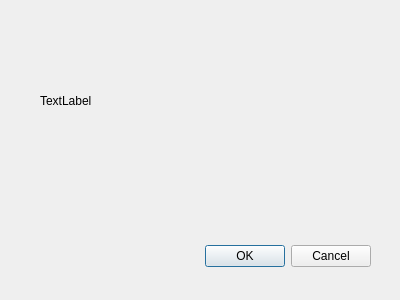
<?xml version="1.0" encoding="UTF-8"?>
<ui version="4.0">
 <class>deleteDialog</class>
 <widget class="QDialog" name="deleteDialog">
  <property name="geometry">
   <rect>
    <x>0</x>
    <y>0</y>
    <width>400</width>
    <height>300</height>
   </rect>
  </property>
  <property name="windowTitle">
   <string>Dialog</string>
  </property>
  <widget class="QDialogButtonBox" name="buttonBox">
   <property name="geometry">
    <rect>
     <x>30</x>
     <y>240</y>
     <width>341</width>
     <height>32</height>
    </rect>
   </property>
   <property name="orientation">
    <enum>Qt::Horizontal</enum>
   </property>
   <property name="standardButtons">
    <set>QDialogButtonBox::Cancel|QDialogButtonBox::Ok</set>
   </property>
  </widget>
  <widget class="QLabel" name="label_questionl">
   <property name="geometry">
    <rect>
     <x>40</x>
     <y>80</y>
     <width>311</width>
     <height>41</height>
    </rect>
   </property>
   <property name="text">
    <string>TextLabel</string>
   </property>
  </widget>
 </widget>
 <resources/>
 <connections>
  <connection>
   <sender>buttonBox</sender>
   <signal>accepted()</signal>
   <receiver>deleteDialog</receiver>
   <slot>accept()</slot>
   <hints>
    <hint type="sourcelabel">
     <x>248</x>
     <y>254</y>
    </hint>
    <hint type="destinationlabel">
     <x>157</x>
     <y>274</y>
    </hint>
   </hints>
  </connection>
  <connection>
   <sender>buttonBox</sender>
   <signal>rejected()</signal>
   <receiver>deleteDialog</receiver>
   <slot>reject()</slot>
   <hints>
    <hint type="sourcelabel">
     <x>316</x>
     <y>260</y>
    </hint>
    <hint type="destinationlabel">
     <x>286</x>
     <y>274</y>
    </hint>
   </hints>
  </connection>
 </connections>
</ui>
